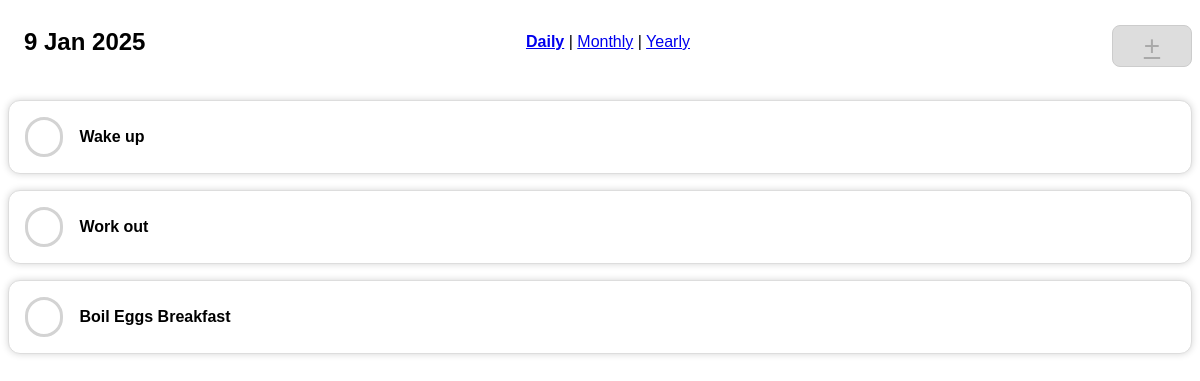
/daily_view, run on an earlier commit of the app's database.
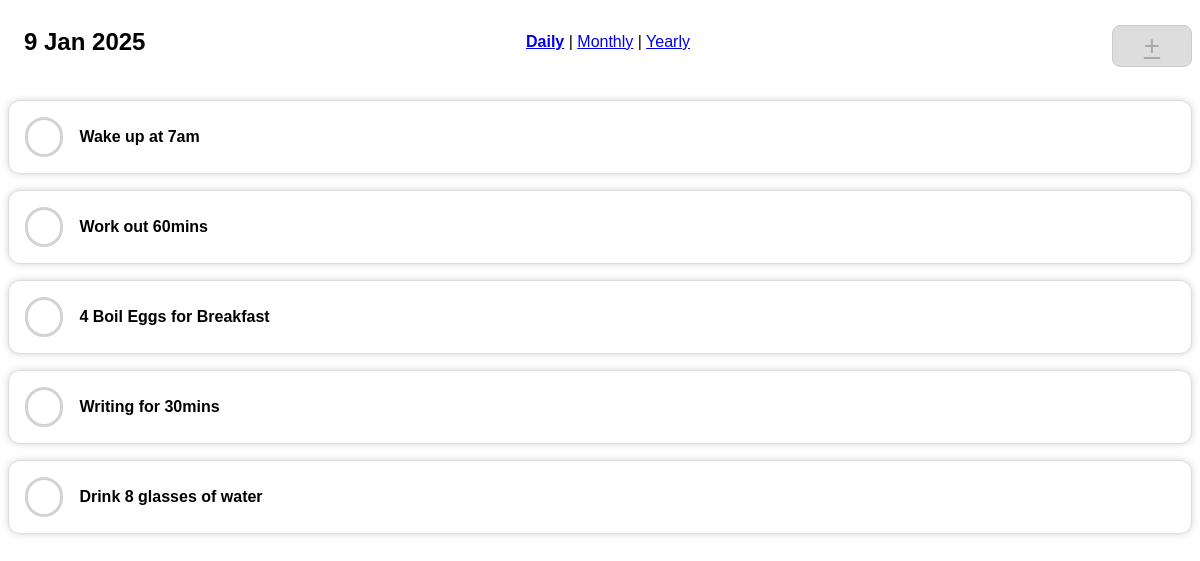
And on a later commit of the database.
### tables this page shows
CREATE TABLE habits (
                id INTEGER PRIMARY KEY AUTOINCREMENT,
                name TEXT NOT NULL,
                type TEXT NOT NULL,
                value TEXT NOT NULL, 
                description TEXT,
                start_date DATE NOT NULL, 
                frequency TEXT DEFAULT 'daily'
            );

### habitru.py (the view, shortened to what this page needs)
@app.route("/daily_view", methods=["GET","POST"])
def daily_view():
    current_time = datetime.now().strftime("%-d %b %Y")
    conn = get_db_connection()
    habits = conn.execute('SELECT * FROM habits').fetchall()
    conn.close()
    return render_template('daily_view.html', habits = habits, current_time = current_time, current_url=request.path )

### habitru.py (called while the page is built)
@app.after_request
def after_request(response):
    response.headers["Cache-Control"] = "no-cache, no-store, must-revalidate"
    response.headers["Expires"] = 0
    response.headers["Pragma"] = "no-cache"
    return response

def get_db_connection():
    conn = sqlite3.connect('habitru.db')
    conn.row_factory = sqlite3.Row
    return conn

### templates/daily_view.html (shortened to what this page needs)
{% extends "layout.html" %}
{% block main %}
<div class="main">
    <div id="daily-view">
        {% for habit in habits %}
        <div id="habit-{{ habit['id'] }}" class="habit-item" data-id="{{ habit['id'] }}" data-name="{{ habit['name'] }}" data-value="{{ habit['value'] }}">
            <div class="bubble-btn"></div>
            <div class="item-details">
                <p><strong>{{ habit['name'] }}</strong></p>
            </div>
        </div>
        {% endfor %}
    </div>
</div>
{% endblock %}

### templates/layout.html (shortened to what this page needs)
<!DOCTYPE html>
<html lang="en">
<head>
    <link href="/static/style.css" rel="stylesheet">
</head>
<body>
    {% block navbar %}
    <nav class="nav">
        <div class="left">
            <h1 class="title">
                {{ current_time }}
            </h1>
        </div>
        <div class="middle">
            <a href="/daily_view" class="{{ 'active' if current_url == '/daily_view' else '' }}">Daily</a> |
            <a href="/monthly_view" class="{{ 'active' if current_url == '/monthly_view' else '' }}">Monthly</a> |
            <a href="/yearly_view" class="{{ 'active' if current_url == '/yearly_view' else '' }}">Yearly</a>
        </div>
        <div class="right">
            <a href="/new_habit" class="add-habit-item">+</a>
        </div>
    </nav>
    {% endblock %}
    {% block main %}{% endblock %}
</body>
</html>

### static/style.css (style rules this page uses)
:root { --standard-width: 380px; }
*, *::before, *::after { box-sizing: border-box; }
html { position: relative; }
body { background-color: #fff; color: #000; font-family: Arial, Helvetica, sans-serif; }
.nav { display:flex; flex-direction: row; top:0px; z-index: 1000; display: flex; justify-content: space-between; align-items: center; width: 100%; min-height: 64px; }
.nav div { flex: 1 1 0%; }
.nav .left { padding-left: 16px; }
.nav .middle { text-align: center; }
.nav .middle .active { font-weight: bold; text-decoration: underline; }
.nav .right { display: flex; }
.nav .right a { margin-left: auto; padding-right: 16px; }
.main { display: flex; flex-direction: column; align-items: center; padding: 24px 0; gap: 16px; }
.main div { width: 100%; gap: 16px; }
#daily-view { display: flex; flex-direction: column; gap: 16px; }
.habit-item { display: flex; gap: 12px; flex-direction: row; min-height: 48px; padding: 16px 16px; border-radius: 12px; transition: opacity 0.2s ease-in, margin-top 0.5s ease-in-out; border: 1px solid #ddd; box-shadow: 0 0 7px rgba(0, 0, 0, 0.17); background-color: #fff; }
.habit-item > * { align-self: center; }
.habit-item > .bubble-btn { cursor: pointer; width: 40px; height: 40px; background-color: white; border-radius: 16rem; border: 3px solid lightgrey; }
.habit-item > .item-details { flex-direction: column; }
.habit-item > .item-details > p { margin: 0px }
.add-habit-item { float: right; margin-top:8px; width: 80px; padding: 4px 16px; cursor: pointer; background-color: #ddd; border: 1px solid #ccc; color: darkgrey; border-radius: 8px; text-align: center; user-select: none; font-size: 28px; }

What changed in the data, as far as the page shows it:
changed habits: name "Wake up" → "Wake up at 7am"
changed habits: name "Work out" → "Work out 60mins"
changed habits: name "Boil Eggs Breakfast" → "4 Boil Eggs for Breakfast"
added habits: name "Writing for 30mins"
added habits: name "Drink 8 glasses of water"
